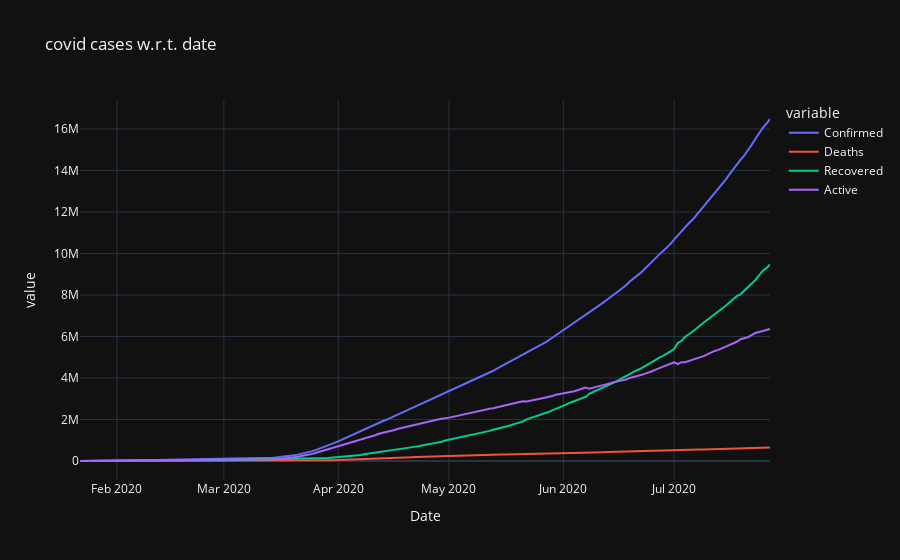

Notebook code cell kept with this figure:
### Markdown cell above
## 2. what is the trend of Confirmed Deaths Recovered Active cases
#### Line Plot
```

### Code cell
fig=px.line(day_wise,x="Date",y=["Confirmed","Deaths","Recovered","Active"],title="covid cases w.r.t. date",template="plotly_dark")
fig.show()

### Figure 1 — Plotly figure (JSON) as saved in the notebook; plotly's stock layout.template omitted (floating-point values rounded to 4 significant figures; data arrays with more than 128 entries replaced by an {"elided": "..."} marker saying what was removed)
{"data": [{"hovertemplate": "variable=Confirmed<br>Date=%{x}<br>value=%{y}<extra></extra>", "legendgroup": "Confirmed", "line": {"color": "#636efa", "dash": "solid"}, "marker": {"symbol": "circle"}, "mode": "lines", "name": "Confirmed", "orientation": "v", "showlegend": true, "type": "scatter", "x": {"elided": "188 str values"}, "xaxis": "x", "y": {"elided": "188 int values"}, "yaxis": "y"}, {"hovertemplate": "variable=Deaths<br>Date=%{x}<br>value=%{y}<extra></extra>", "legendgroup": "Deaths", "line": {"color": "#EF553B", "dash": "solid"}, "marker": {"symbol": "circle"}, "mode": "lines", "name": "Deaths", "orientation": "v", "showlegend": true, "type": "scatter", "x": {"elided": "188 str values"}, "xaxis": "x", "y": {"elided": "188 int values"}, "yaxis": "y"}, {"hovertemplate": "variable=Recovered<br>Date=%{x}<br>value=%{y}<extra></extra>", "legendgroup": "Recovered", "line": {"color": "#00cc96", "dash": "solid"}, "marker": {"symbol": "circle"}, "mode": "lines", "name": "Recovered", "orientation": "v", "showlegend": true, "type": "scatter", "x": {"elided": "188 str values"}, "xaxis": "x", "y": {"elided": "188 int values"}, "yaxis": "y"}, {"hovertemplate": "variable=Active<br>Date=%{x}<br>value=%{y}<extra></extra>", "legendgroup": "Active", "line": {"color": "#ab63fa", "dash": "solid"}, "marker": {"symbol": "circle"}, "mode": "lines", "name": "Active", "orientation": "v", "showlegend": true, "type": "scatter", "x": {"elided": "188 str values"}, "xaxis": "x", "y": {"elided": "188 int values"}, "yaxis": "y"}], "layout": {"autosize": true, "legend": {"title": {"text": "variable"}, "tracegroupgap": 0}, "title": {"text": "covid cases w.r.t. date"}, "xaxis": {"anchor": "y", "autorange": true, "domain": [0, 1], "range": ["2020-01-22", "2020-07-27"], "title": {"text": "Date"}, "type": "date"}, "yaxis": {"anchor": "x", "autorange": true, "domain": [0, 1], "range": [-915600.0, 17400000.0], "title": {"text": "value"}, "type": "linear"}}}
